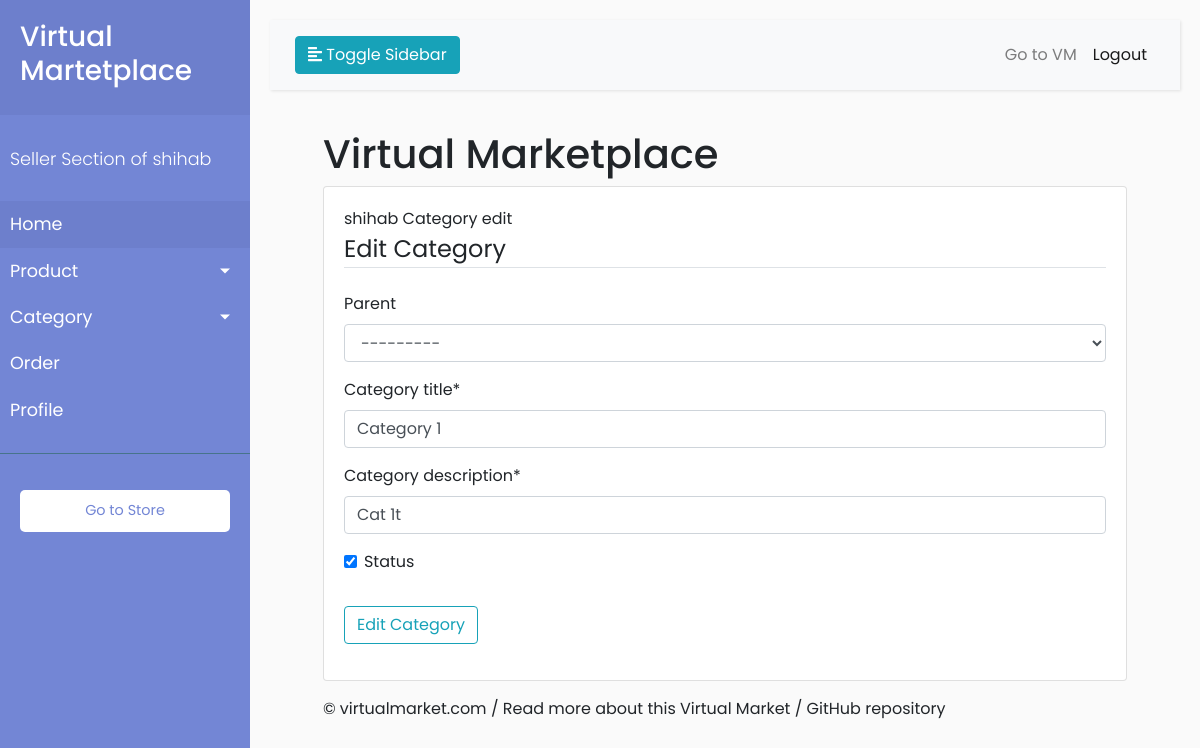
Page /store/category/1/update (signed in) on the committed database.
### accounts/models.py (models this page shows)
class User(AbstractUser):
    is_seller = models.BooleanField(default=False)
    is_customer = models.BooleanField(default=False)

### store/models.py (models this page shows, shortened)
class Category(models.Model):
    parent = models.ForeignKey('self', blank=True, null=True, related_name='children', on_delete=models.CASCADE)
    category_title = models.CharField(max_length=50, default="")
    category_description = models.CharField(max_length=200, default="")
    slug = models.SlugField(unique=True, blank=True, null=True)
    seller = models.ForeignKey(User, on_delete=models.CASCADE)
    publish_date = models.DateField()
    status = models.BooleanField()
    def __str__(self):
        full_path = [self.category_title]
        k = self.parent
        if k is not None:
            full_path.append(k.category_title)
            k = k.parent
        return '-->'.join(full_path[::-1])

### store/views.py (the view, shortened to what this page needs)
# urls.py: path('category/<int:pk>/update', views.CategoryUpdateView.as_view(), name='update-category'),
@method_decorator([login_required, seller_required], name='dispatch')
class CategoryUpdateView(UpdateView):
    model = Category
    fields = ['parent', 'category_title', 'category_description', 'status']
    context_object_name = 'category'
    template_name = 'dashboard/category_update.html'
    def get_context_data(self, **kwargs):
        kwargs['accounts'] = self.request.user
        return super().get_context_data(**kwargs)
    def get_queryset(self):
        return self.request.user.category_set.all()

### store/templates/dashboard/category_update.html (shortened to what this page needs)
{% extends 'dashboard/dashboard.html' %}
{% load crispy_forms_tags %}
{% block main%}
    {{ accounts.username }} Category edit
    <div class="content-section">
        <form method="POST" enctype="multipart/form-data">
            <fieldset class="form-group">
                <legend class="border-bottom mb-4"> Edit Category </legend>
                {{ form|crispy }}
            </fieldset>
            <div class="form-group">
                <button class="btn btn-outline-info" type="submit" onclick="submit()">Edit Category </button>
            </div>
        </form>
    </div>
{% endblock %}

### store/templates/dashboard/dashboard.html (shortened to what this page needs)
{% load static %}
{% load crispy_forms_tags %}
<!DOCTYPE html>
<html>
    <head>
        <link rel="stylesheet" href="https://maxcdn.bootstrapcdn.com/bootstrap/4.0.0/css/bootstrap.min.css">
        <link rel="stylesheet" href="https://use.fontawesome.com/releases/v5.8.1/css/all.css">
        <link rel="stylesheet" type="text/css" href="{% static 'accounts/main.css' %}">
        <link rel="stylesheet" href="{% static 'accounts/style.css' %}">
    </head>
    <body>
         <div class="wrapper">
        <nav id="sidebar">
            <div class="sidebar-header">
                <h3> Virtual Martetplace</h3>
            </div>
            <ul class="list-unstyled components">
                <p> Seller Section of {{ accounts.username}} </p>
                <li class="active">
                    <a href="{% url 'dashboard' %}">Home</a>
                </li>
                <li>
                    <a href="#pageSubmenu" data-toggle="collapse" aria-expanded="false" class="dropdown-toggle">Product</a>
                </li>
                <li>
                    <a href="#pageSubmenu2" data-toggle="collapse" aria-expanded="false" class="dropdown-toggle">Category</a>
                </li>
                 <li>
                    <a href="{% url 'order-list' %}">Order</a>
                </li>
                <li>
                    <a href="{% url 'seller_profile' %}">Profile</a>
                </li>
            </ul>
            <ul class="list-unstyled CTAs">
                <li>
                    <a href="{% url 'store_view' accounts.username %}" class="download">Go to Store</a>
                </li>
            </ul>
        </nav>
        <div id="content">
            <nav class="navbar navbar-expand-lg navbar-light bg-light">
                <div class="container-fluid">
                    <button type="button" id="sidebarCollapse" class="btn btn-info">
                        <i class="fas fa-align-left"></i>
                        <span>Toggle Sidebar</span>
                    </button>
                    <div class="collapse navbar-collapse" id="navbarSupportedContent">
                        <ul class="nav navbar-nav ml-auto">
                             <li class="nav-item">
                                <a class="nav-link" href="{% url 'home_view' %}">Go to VM</a>
                            </li>
                            <li class="nav-item active">
                                <a class="nav-link" href="{% url 'logout' %}">Logout</a>
                            </li>
                        </ul>
                    </div>
                </div>
            </nav>
            <div class="container my-4">
                <div class="row justify-content-center">
                <div class="col-md-11 col-sm-12">
                  <div class="row">
                    <div class="col-8">
                      <h1 class="logo">
                        <a  class="nameplate" href="{% url 'home_view' %}">
                         Virtual Marketplace
                        </a>
                      </h1>
                    </div>
                  </div>
                  <div class="card mb-3">
                    <div class="card-body">
                        {% block main %}
                        {% endblock %}
                    </div>
                  </div>
                  <footer>
                    <a href="#">© virtualmarket.com</a>
                    /
                    <a href="#">Read more about this Virtual Market</a>
                    /
                    <a href="#">GitHub repository</a>
                  </footer>
                </div>
              </div>
            </div>
        </div>
    </div>
    </body>
</html>

### accounts/static/accounts/style.css (style rules this page uses)
body { font-family: 'Poppins', sans-serif; background: #fafafa; }
p { font-family: 'Poppins', sans-serif; font-size: 1.1em; font-weight: 300; line-height: 1.7em; color: #999; }
a, a:hover, a:focus { color: inherit; text-decoration: none; transition: all 0.3s; }
.navbar { padding: 15px 10px; background: #fff; border: none; border-radius: 0; margin-bottom: 40px; box-shadow: 1px 1px 3px rgba(0, 0, 0, 0.1); }
.wrapper { display: flex; width: 100%; align-items: stretch; }
#sidebar { min-width: 250px; max-width: 250px; background: #7386D5; color: #fff; transition: all 0.3s; }
#sidebar .sidebar-header { padding: 20px; background: #6d7fcc; }
#sidebar ul.components { padding: 20px 0; border-bottom: 1px solid #47748b; }
#sidebar ul p { color: #fff; padding: 10px; }
#sidebar ul li a { padding: 10px; font-size: 1.1em; display: block; }
#sidebar ul li.active>a, a[aria-expanded="true"] { color: #fff; background: #6d7fcc; }
a[data-toggle="collapse"] { position: relative; }
.dropdown-toggle::after { display: block; position: absolute; top: 50%; right: 20px; transform: translateY(-50%); }
ul.CTAs { padding: 20px; }
ul.CTAs a { text-align: center; font-size: 0.9em !important; display: block; border-radius: 5px; margin-bottom: 5px; }
a.download { background: #fff; color: #7386D5; }
#content { width: 100%; padding: 20px; min-height: 100vh; transition: all 0.3s; }

### rows in the picture
User: username "shihab"
Category: parent "---------", category_title "Category 1", category_description "Cat 1t", status "☑"
